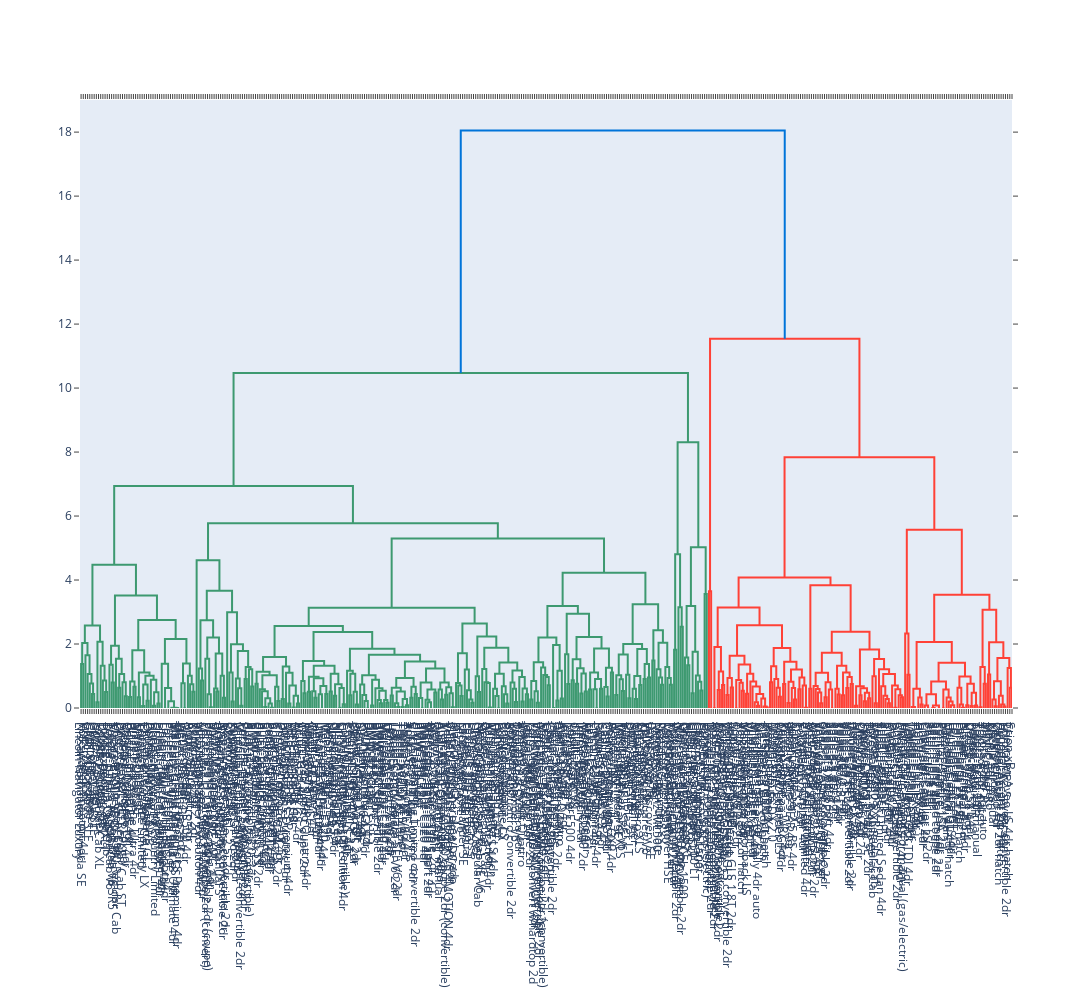

Write notebook code for a chart like this one.
### Markdown cell above
## Dendograma
Cluster haciendo jerarquias

### Code cell
fig = ff.create_dendrogram(X_sc,  labels=(df_2d["Make"] +'-'+ df["Model"]).values)
fig.update_layout(width=5000, height=1000)
fig.show()
